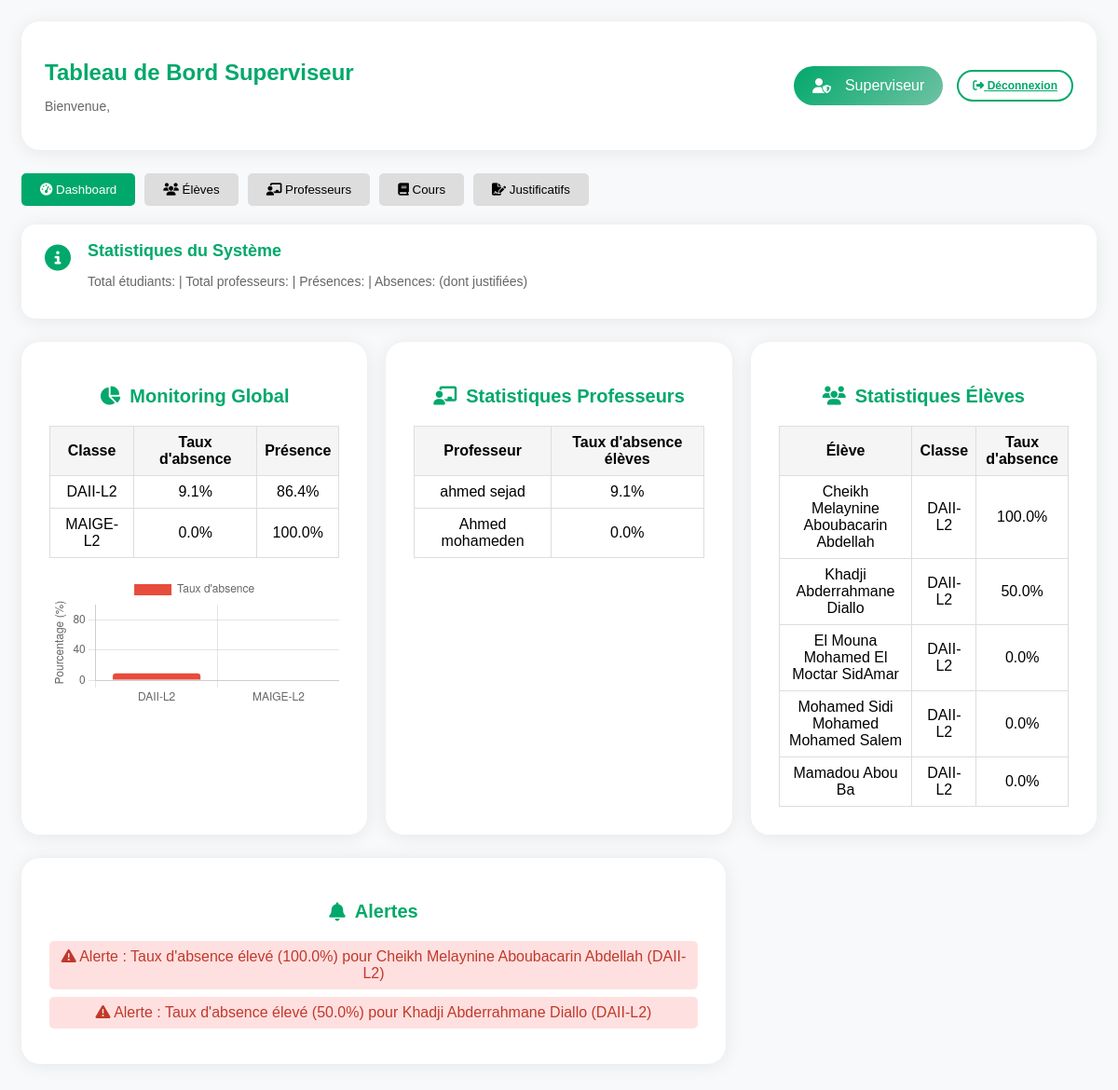
/supervisor_dashboard (signed in), run on an earlier commit of the app's database.
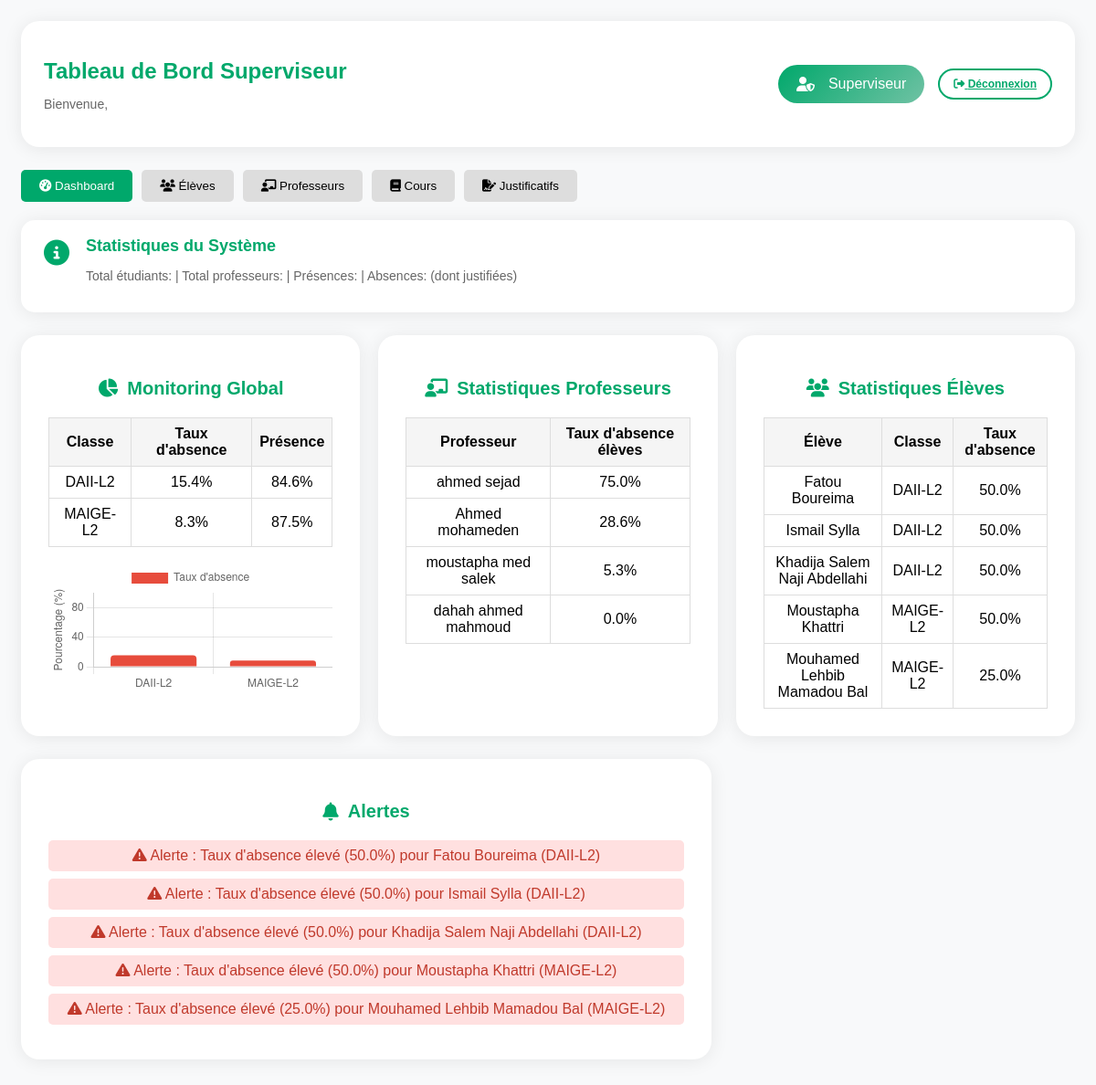
And on a later commit of the database.
### tables this page shows
CREATE TABLE users (
            id INTEGER PRIMARY KEY AUTOINCREMENT,
            matricule TEXT UNIQUE NOT NULL,
            nni TEXT NOT NULL,
            nom TEXT NOT NULL,
            prenom TEXT NOT NULL,
            role TEXT NOT NULL CHECK(role IN ('eleve', 'professeur', 'superviseur')),
            classe TEXT,
            email TEXT,
            telephone TEXT,

            created_at TIMESTAMP DEFAULT CURRENT_TIMESTAMP
        );

### app.py (the view)
@app.route('/supervisor_dashboard')
def supervisor_dashboard():
    if 'user_id' not in session or session.get('user_role') != 'superviseur':
        return redirect(url_for('index'))
    conn = get_db_connection()
    try:
        students = [dict(row) for row in conn.execute('''
            SELECT id, matricule, nni, nom, prenom, classe, email, telephone
            FROM users WHERE role = 'eleve' ORDER BY nom, prenom
        ''').fetchall()]
        professors = [dict(row) for row in conn.execute('''
            SELECT id, matricule, nni, nom, prenom, email, telephone
            FROM users WHERE role = 'professeur' ORDER BY nom, prenom
        ''').fetchall()]
        courses = []
        for row in conn.execute('''
            SELECT c.id, c.nom_cours, c.code_cours, c.professeur_id, c.classe, c.credits, c.description,
                   u.nom as prof_nom, u.prenom as prof_prenom
            FROM courses c
            LEFT JOIN users u ON c.professeur_id = u.id
            ORDER BY c.nom_cours
        ''').fetchall():
            course = dict(row)
            courses.append(course)
        stats = dict(conn.execute('''
             SELECT
                (SELECT COUNT(*) FROM users WHERE role = 'eleve') as total_students,
                (SELECT COUNT(*) FROM users WHERE role = 'professeur') as total_teachers,
                (SELECT COUNT(*) FROM attendance WHERE status = 'present') as total_present,
                (SELECT COUNT(*) FROM attendance WHERE status = 'absent') as total_absent,
                (SELECT COUNT(*) FROM attendance WHERE status = 'justified') as total_justified
        ''').fetchone())
        absent_students = [dict(row) for row in conn.execute('''
            SELECT u.id, u.matricule, u.nom, u.prenom, u.classe,
                   COUNT(a.id) as total_absences,
                   ROUND(100.0 * SUM(CASE WHEN a.status = 'absent' THEN 1 ELSE 0 END) / COUNT(a.id), 1) as absence_rate
            FROM attendance a
            JOIN users u ON a.eleve_id = u.id
            WHERE u.role = 'eleve'
            GROUP BY u.id
            ORDER BY absence_rate DESC
            LIMIT 5
        ''').fetchall()]
        professor_stats = [dict(row) for row in conn.execute('''
            SELECT p.id, p.nom, p.prenom,
                   COUNT(DISTINCT a.eleve_id) as student_count,
                   ROUND(100.0 * SUM(CASE WHEN a.status = 'absent' THEN 1 ELSE 0 END) / COUNT(a.id), 1) as absence_rate
            FROM attendance a
            JOIN users p ON a.professeur_id = p.id
            WHERE p.role = 'professeur'
            GROUP BY p.id
            ORDER BY absence_rate DESC
            LIMIT 5
        ''').fetchall()]
        pending_justifications = [dict(row) for row in conn.execute('''
            SELECT j.id, j.reason_type, j.description, j.created_at,
                   u.nom as eleve_nom, u.prenom as eleve_prenom, u.matricule as eleve_matricule,
                   c.nom_cours, a.date_presence, j.status, j.document_path
            FROM justifications j
            JOIN attendance a ON j.attendance_id = a.id
            JOIN users u ON j.eleve_id = u.id
            JOIN courses c ON a.course_id = c.id
            WHERE j.status = 'en_attente'
            ORDER BY j.created_at DESC
        ''').fetchall()]
        classes = [row['classe'] for row in conn.execute('''
            SELECT DISTINCT classe FROM users WHERE role = 'eleve' AND classe IS NOT NULL
        ''').fetchall()]
        class_stats = {}
        for class_name in classes:
            stats = dict(conn.execute('''
                SELECT
                    ROUND(100.0 * SUM(CASE WHEN a.status = 'absent' THEN 1 ELSE 0 END) / COUNT(a.id), 1) as absence,
                    ROUND(100.0 * SUM(CASE WHEN a.status = 'present' THEN 1 ELSE 0 END) / COUNT(a.id), 1) as presence
                FROM attendance a
                JOIN users u ON a.eleve_id = u.id
                WHERE u.classe = ?
            ''', (class_name,)).fetchone())
            class_stats[class_name] = stats
        return render_template('supervisor_dashboard.html',
                            students=students,
                            professors=professors,
                            courses=courses,
                            stats=stats,
                            absent_students=absent_students,
                            professor_stats=professor_stats,
                            pending_justifications=pending_justifications,
                            classes=classes,
                            class_stats=class_stats)
    except Exception as e:
        print(f"Error in supervisor_dashboard: {e}")
        flash('Erreur lors du chargement du tableau de bord', 'error')
        return redirect(url_for('index'))
    finally:
        conn.close()

### app.py (called while the page is built, shortened)
def get_db_connection():
    conn = sqlite3.connect('attendance.db')
    conn.row_factory = sqlite3.Row
    return conn

@app.context_processor
def utility_processor():
    def find_course(day_schedule, start_time, end_time):
        if not day_schedule:
            return None
        for course in day_schedule:
            if course['time_slot'] == f"{start_time}-{end_time}":
                return course
        return None
    return dict(find_course=find_course)

@app.context_processor
def inject_stats():
    conn = get_db_connection()
    try:
        stats = conn.execute('''
            SELECT
                (SELECT COUNT(*) FROM users WHERE role = 'eleve') as total_students,
                (SELECT COUNT(*) FROM users WHERE role = 'professeur') as total_teachers,
                (SELECT COUNT(*) FROM attendance WHERE status = 'present') as total_present,
                (SELECT COUNT(*) FROM attendance WHERE status = 'absent') as total_absent,
                (SELECT COUNT(*) FROM attendance WHERE status = 'justified') as total_justified
        ''').fetchone()
        stats_dict = dict(stats) if stats else {}
        for key in ['total_students', 'total_teachers', 'total_present', 'total_absent', 'total_justified']:
            stats_dict[key] = stats_dict.get(key, 0)
        return {'stats': stats_dict}
    finally:
        conn.close()

@app.before_request
def csrf_protect():
    if 'csrf_token' not in session:
        session['csrf_token'] = secrets.token_hex(16)

### templates/supervisor_dashboard.html (shortened to what this page needs)
<!DOCTYPE html>
<html lang="fr">
<head>
    <link rel="stylesheet" href="https://cdnjs.cloudflare.com/ajax/libs/font-awesome/6.4.2/css/all.min.css">
</head>
<body>
    <div class="header">
        <div class="welcome">
            <h1>Tableau de Bord Superviseur</h1>
            <p>Bienvenue, {{ session['user_name'] }}</p>
        </div>
        <div class="user-info">
            <i class="fas fa-user-shield"></i>
            <span>Superviseur</span>
        </div>
        <a href="{{ url_for('logout') }}" class="logout-btn">
            <i class="fas fa-sign-out-alt"></i> Déconnexion
        </a>
    </div>
    <div class="tab-navigation">
        <button class="tab-btn active" onclick="openTab('dashboard')">
            <i class="fas fa-tachometer-alt"></i> Dashboard
        </button>
        <button class="tab-btn" onclick="openTab('students')">
            <i class="fas fa-users"></i> Élèves
        </button>
        <button class="tab-btn" onclick="openTab('professors')">
            <i class="fas fa-chalkboard-teacher"></i> Professeurs
        </button>
        <button class="tab-btn" onclick="openTab('courses')">
            <i class="fas fa-book"></i> Cours
        </button>
        <button class="tab-btn" onclick="openTab('justifications')">
            <i class="fas fa-file-signature"></i> Justificatifs
        </button>
    </div>
    <div id="dashboard" class="tab-content active">
        <div class="notification">
            <i class="fas fa-info-circle"></i>
            <div class="notification-content">
    <h4>Statistiques du Système</h4>
    <p>
        Total étudiants: {{ stats.total_students }} |
        Total professeurs: {{ stats.total_teachers }} |
        Présences: {{ stats.total_present }} |
        Absences: {{ stats.total_absent }} (dont {{ stats.total_justified }} justifiées)
    </p>
</div>
        </div>
        <div class="dashboard-grid">
            <div class="card">
                <h2><i class="fas fa-chart-pie"></i> Monitoring Global</h2>
                <div class="table-container">
                    <table>
                        <thead><tr><th>Classe</th><th>Taux d'absence</th><th>Présence</th></tr></thead>
                        <tbody id="attendance-stats">
                            {% for class, rate in class_stats.items() %}
                            <tr>
                                <td>{{ class }}</td>
                                <td>{{ rate.absence }}%</td>
                                <td>{{ rate.presence }}%</td>
                            </tr>
                            {% endfor %}
                        </tbody>
                    </table>
                </div>
                <div style="margin-top:18px;">
                    <canvas id="absChart" width="220" height="100"></canvas>
                </div>
            </div>
            <div class="card">
                <h2><i class="fas fa-chalkboard-teacher"></i> Statistiques Professeurs</h2>
                <div class="table-container">
                    <table>
                        <thead><tr><th>Professeur</th><th>Taux d'absence élèves</th></tr></thead>
                        <tbody id="professor-stats">
                            {% for prof in professor_stats %}
                            <tr>
                                <td>{{ prof.nom }} {{ prof.prenom }}</td>
                                <td>{{ prof.absence_rate }}%</td>
                            </tr>
                            {% endfor %}
                        </tbody>
                    </table>
                </div>
            </div>
            <div class="card">
                <h2><i class="fas fa-users"></i> Statistiques Élèves</h2>
                <div class="table-container">
                    <table>
                        <thead><tr><th>Élève</th><th>Classe</th><th>Taux d'absence</th></tr></thead>
                        <tbody id="student-stats">
                            {% for student in absent_students %}
                            <tr>
                                <td>{{ student.nom }} {{ student.prenom }}</td>
                                <td>{{ student.classe }}</td>
                                <td>{{ student.absence_rate }}%</td>
                            </tr>
                            {% endfor %}
                        </tbody>
                    </table>
                </div>
            </div>
        </div>
        <div class="dashboard-grid" style="grid-template-columns: 2fr 1fr;">
            <div class="card">
                <h2><i class="fas fa-bell"></i> Alertes</h2>
                {% for student in absent_students if student.absence_rate > 10 %}
                <div class="notif">
                    <i class="fas fa-exclamation-triangle"></i> Alerte : Taux d'absence élevé ({{ student.absence_rate }}%) pour {{ student.nom }} {{ student.prenom }} ({{ student.classe }})
                </div>
                {% endfor %}
            </div>
        </div>
    </div>
</body>
</html>

### templates/supervisor_dashboard.html (style rules this page uses)
body { background-color: #f8f9fa; min-height: 100vh; padding: 15px; font-family: 'Montserrat', Arial, sans-serif; }
.header { background: white; border-radius: 20px; padding: 25px; margin-bottom: 25px; box-shadow: 0 2px 20px rgba(0,0,0,0.08); display: flex; justify-content: space-between; align-items: center; flex-wrap: wrap; gap: 15px; }
.header .welcome { flex: 1; }
.header .welcome h1 { font-size: 24px; color: #00a86b; font-weight: 700; margin-bottom: 5px; }
.header .welcome p { color: #666; font-size: 14px; }
.header .user-info { display: flex; align-items: center; gap: 15px; background: linear-gradient(135deg, #00a86b, #70c2a4); padding: 12px 20px; border-radius: 25px; color: white; font-weight: 500; cursor: pointer; }
.logout-btn { background: transparent; border: 2px solid #00a86b; color: #00a86b; padding: 8px 15px; border-radius: 20px; cursor: pointer; font-weight: 600; transition: all 0.3s ease; font-size: 12px; }
.notification { background: #fff; border-radius: 15px; box-shadow: 0 2px 20px rgba(0,0,0,0.08); display: flex; align-items: flex-start; gap: 18px; padding: 18px 25px; margin-bottom: 25px; }
.notification i { color: #00a86b; font-size: 28px; margin-top: 4px; }
.notification-content h4 { margin: 0 0 4px 0; color: #00a86b; font-size: 18px; }
.notification-content p { color: #666; font-size: 14px; }
.dashboard-grid { display: grid; grid-template-columns: 1fr 1fr 1fr; gap: 20px; margin-bottom: 25px; }
.card { background: white; border-radius: 20px; padding: 30px; box-shadow: 0 2px 20px rgba(0,0,0,0.08); text-align: center; }
.card h2 { color: #00a86b; font-size: 20px; margin-bottom: 20px; display: flex; align-items: center; justify-content: center; gap: 10px; }
table { width: 100%; border-collapse: collapse; margin-top: 10px; }
th, td { border: 1px solid #ddd; padding: 8px; text-align: center; }
th { background: #f5f5f5; }
.notif { background: #ffe0e0; color: #c0392b; padding: 8px 12px; border-radius: 5px; margin-bottom: 8px; }
.tab-navigation { display: flex; gap: 10px; margin-bottom: 20px; flex-wrap: wrap; }
.tab-btn { padding: 10px 20px; background: #ddd; border: none; border-radius: 5px; cursor: pointer; white-space: nowrap; }
.tab-btn.active { background: #00a86b; color: white; }
.tab-content { display: none; }
.tab-content.active { display: block; }

What changed in the data, as far as the page shows it:
no longer on this page (row edited): users: nom "Cheikh Melaynine", prenom "Aboubacarin Abdellah", classe "DAII-L2", absence_rate "100.0"
no longer on this page (row edited): users: nom "Khadji", prenom "Abderrahmane Diallo", classe "DAII-L2", absence_rate "50.0"
no longer on this page (row edited): users: nom "El Mouna", prenom "Mohamed El Moctar SidAmar", classe "DAII-L2", absence_rate "0.0", shown under "Statistiques Élèves"
removed users: nom "Mohamed", prenom "Sidi Mohamed Mohamed Salem", classe "DAII-L2", absence_rate "0.0", shown under "Statistiques Élèves"
removed users: nom "Mamadou", prenom "Abou Ba", classe "DAII-L2", absence_rate "0.0", shown under "Statistiques Élèves"
changed users "ahmed": absence_rate "9.1" → "75.0"
changed users "Ahmed": absence_rate "0.0" → "28.6"
now on this page (row edited): users: nom "moustapha", prenom "med salek", absence_rate "5.3", shown under "Statistiques Professeurs"
now on this page (row edited): users: nom "dahah", prenom "ahmed mahmoud", absence_rate "0.0", shown under "Statistiques Professeurs"
added users: nom "Fatou", prenom "Boureima", classe "DAII-L2", absence_rate "50.0"
added users: nom "Ismail", prenom "Sylla", classe "DAII-L2", absence_rate "50.0"
now on this page (row edited): users: nom "Khadija", prenom "Salem Naji Abdellahi", classe "DAII-L2", absence_rate "50.0"
now on this page (row edited): users: nom "Moustapha", prenom "Khattri", classe "MAIGE-L2", absence_rate "50.0"
now on this page (row edited): users: nom "Mouhamed Lehbib", prenom "Mamadou Bal", classe "MAIGE-L2", absence_rate "25.0"
Also different on the page:
chart data {{ class_stats|tojson }}: {"DAII-L2": {"absence": 9.1, "presence": 86.4}, "MAIGE-L2": {"absence": 0.0, "presence": 100.0}} → {"DAII-L2": {"absence": 15.4, "presence": 84.6}, "MAIGE-L2": {"absence": 8.3, "presence": 87.5}}
new list line: "DAII-L2 15.4 % 84.6 %"
new list line: "MAIGE-L2 8.3 % 87.5 %"
list line gone: "DAII-L2 9.1 % 86.4 %"
list line gone: "MAIGE-L2 0.0 % 100.0 %"
